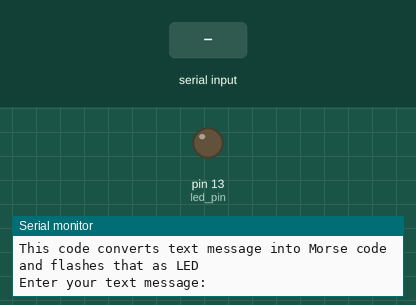
Bench run of a sketch on a simulated Arduino Uno, built with avr-gcc and run on an emulated ATmega328P. Shown: output pins drawn as LEDs (lit = HIGH), the last lines printed to the serial monitor. The inputs (shaded band) are chosen by the test bench.

Above: at 1.2 s.
1.3 s: "90 45\n" received over Serial
At 2.1 s:
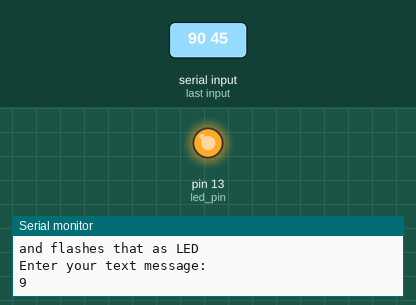
Timing chart, 0 to 10.3 s (numbered marks = the images above; inputs shaded):
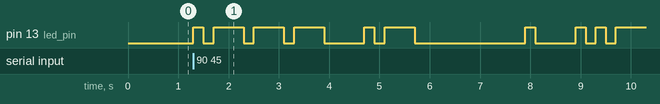

The sketch:

morse_code_transmitter_1.ino
```cpp
// C++ code
//
unsigned int led_pin = 13;

//character array

char *letters[] = {".-","-...","-.-.","-..",".","..-.","--.","....","..",".---","-.-",".-..","--","-.","---",".--.","--.-",".-.","...","-","..-","...-",".--","-..-","-.--","--.."};

char *numbers[] = {".----","..---","...--","....-",".....","-....","--...","---..","----.","-----"};
unsigned int dot_duration = 200;
bool done = false;

void setup() {
//led to output
	pinMode(led_pin, OUTPUT);
	Serial.begin(9600);
	Serial.println("MORSE CODE TO LED CONERSION");
	Serial.println("This code converts text message into Morse code");
	Serial.println("and flashes that as LED");
	Serial.println("\n");
	Serial.println("Enter your text message: ");
}

void loop()
{
	char ch;
	while(!done)
    {
      if(Serial.available())
      {
		ch = Serial.read();
		if (ch >= 'A' && ch <='Z')
        {
		  Serial.println(ch);
          flash_morse_code(letters[ch - 'A']);
        }
		else if (ch >= 'a' && ch <='z')
        {
		  Serial.println(ch);
		  flash_morse_code(letters[ch - 'a']);
		}
		else if (ch >='0' &&ch <= '9')
        {
		  Serial.println(ch);
          flash_morse_code(letters[ch - '0']);
		}
		else if (ch == ' ')
        {
		  delay(dot_duration * 7);
		}
		else if (ch == '!')
        {
		  done = true;
		  Serial.println("Your message is sent successfully!!");
		}
	  }
	}
	while(true) {}
}
void flash_morse_code(char *morse_code) {
	unsigned int i = 0;
	while (morse_code[i] != NULL) {
		flash_dot_or_dash(morse_code[i]);
		i++;
	}
	delay(dot_duration*3);
}
void flash_dot_or_dash(char dot_dash) {
	digitalWrite(led_pin, HIGH);
	if(dot_dash == '.')
    {
		delay(dot_duration);
	}
	else {
		delay(dot_duration*3);
	}

	digitalWrite(led_pin, LOW);
	delay(dot_duration);
}
```

Measured:
- after the input at 1.3 s, pin 13 (led_pin): LOW → HIGH at once, → LOW 0.20 s later, → HIGH 0.20 s later, → LOW 0.60 s later, … (19 changes in this stretch)
